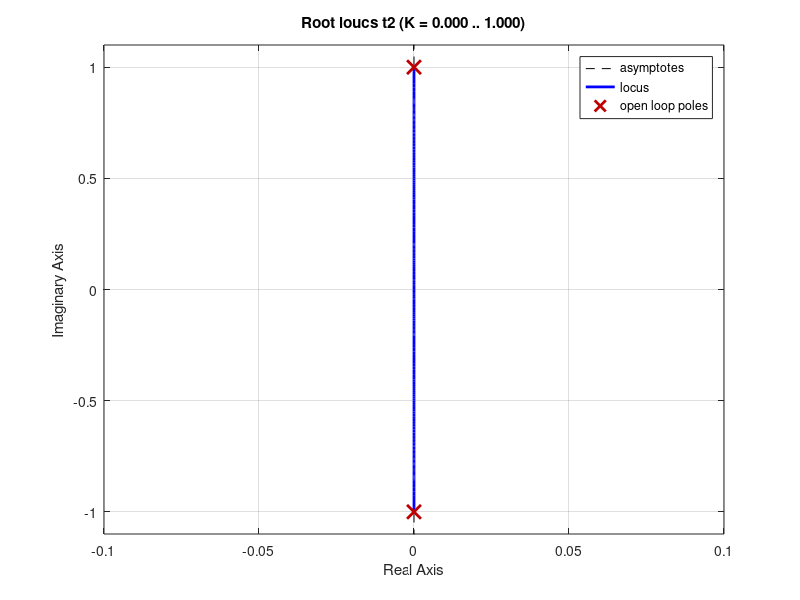

Reproduce this figure in MATLAB.
clear all, close all, clc

s=tf('s');

%si quiero definirlo con coeficientes del pol. caracteristico:
%num=[1];
%den=[1,7,12];
%t1=tf(num,den);

%si quiero definirlo a partir de ceros y polos:
zeros=[];
poles=[+j,-j];

k=-1;
t2=zpk(zeros,poles,k)


rlocus(t2);